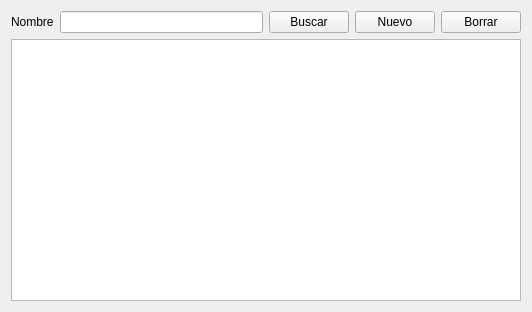
<?xml version="1.0" encoding="UTF-8"?>
<ui version="4.0">
 <class>Form</class>
 <widget class="QWidget" name="Form">
  <property name="geometry">
   <rect>
    <x>0</x>
    <y>0</y>
    <width>532</width>
    <height>312</height>
   </rect>
  </property>
  <property name="windowTitle">
   <string>Form</string>
  </property>
  <layout class="QVBoxLayout" name="verticalLayout">
   <item>
    <layout class="QHBoxLayout" name="horizontalLayout">
     <item>
      <widget class="QLabel" name="label">
       <property name="text">
        <string>Nombre</string>
       </property>
      </widget>
     </item>
     <item>
      <widget class="QLineEdit" name="eCatName"/>
     </item>
     <item>
      <widget class="QPushButton" name="bCatSearch">
       <property name="text">
        <string>Buscar</string>
       </property>
      </widget>
     </item>
     <item>
      <widget class="QPushButton" name="bCatNew">
       <property name="text">
        <string>Nuevo</string>
       </property>
      </widget>
     </item>
     <item>
      <widget class="QPushButton" name="bCatDelete">
       <property name="text">
        <string>Borrar</string>
       </property>
      </widget>
     </item>
    </layout>
   </item>
   <item>
    <widget class="QTableView" name="v_categories">
     <property name="selectionMode">
      <enum>QAbstractItemView::SingleSelection</enum>
     </property>
     <property name="selectionBehavior">
      <enum>QAbstractItemView::SelectRows</enum>
     </property>
     <attribute name="horizontalHeaderCascadingSectionResizes">
      <bool>true</bool>
     </attribute>
     <attribute name="horizontalHeaderStretchLastSection">
      <bool>true</bool>
     </attribute>
     <attribute name="verticalHeaderVisible">
      <bool>false</bool>
     </attribute>
    </widget>
   </item>
  </layout>
 </widget>
 <resources/>
 <connections/>
</ui>
